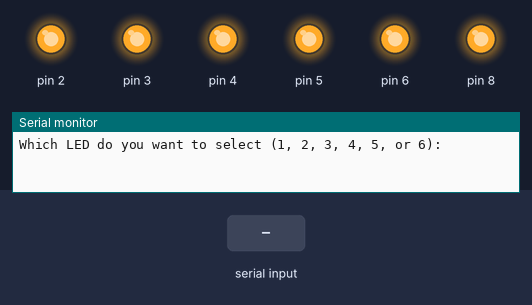
A sketch run on a simulated Arduino Uno, built with avr-gcc and run on an emulated ATmega328P. On the bench: output pins drawn as LEDs (lit = HIGH), the last lines printed to the serial monitor. The test bench sets the inputs (shaded band).

Above: at 1.2 s.
1.3 s: "1,90\n" received over Serial
At 2.55 s:
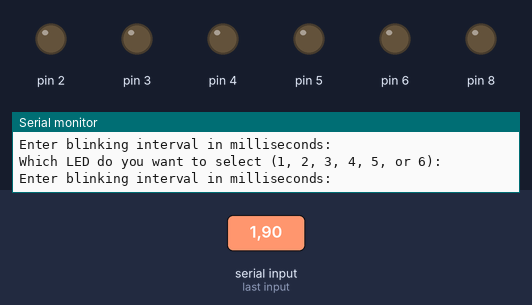
At 3.09 s:
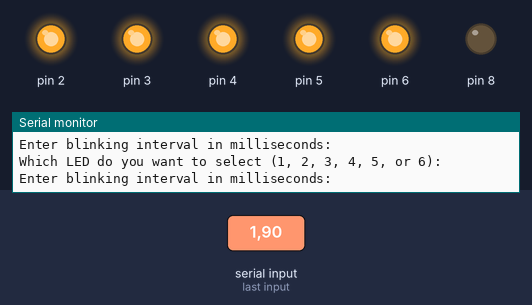
Timing chart, 0 to 10.3 s (numbered marks = the images above; inputs shaded):
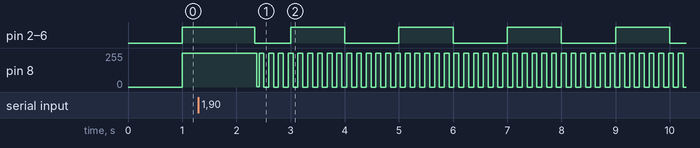

The sketch:

led_taskManager.ino
```cpp
#include <millisDelay.h>//library with millisDelay objects

#define numLEDs 13 //number of LEDs that we want to blink (programmer can adjust this)
#define def 1000 //default delay time

//pin number for LEDs
#define LED1 8
#define LED2 2
#define LED3 3
#define LED4 4
#define LED5 5
#define LED6 6
//can add more (up to 13). I only plan on using 6

bool ledSelection = true;
bool intervalSelection = false;
int ledNum = 0; //use to store which led user selects.
int intervalInput = def; //used to store interval that the user enters


struct struct_led {
  bool isOn = false;
  uint8_t pinNumber;
  unsigned long delayInterval = 0;
  //millisDelay object which will be used to control and check the condition of led timer
  millisDelay delay;
};

//container to hold our LEDs
struct struct_led ledContainer[numLEDs];
//intializing our task queue
void (*taskQueue[8])(); //array of function pointers. only have 7 tasks to do (blink leds and user input)
//last index of taskQueue will be null

//******function prototypes*****
void blinkLED(int ledNumber);
int getLED();
int getInterval();
void initiate(int ledIndex, int pinNum);//used to initialize led values

//task
void taskBlink1();
void taskBlink2();
void taskBlink3();
void taskBlink4();
void taskBlink5();
void taskBlink6();
void taskQuery();
//*****************************

void setup() {
  Serial.begin(9600);

  //initializes our 6 LEDs
  initiate(0, LED1);
  initiate(1, LED2);
  initiate(2, LED3);
  initiate(3, LED4);
  initiate(4, LED5);
  initiate(5, LED6);

  //assigning function to the taskqueue
  taskQueue[0] = taskQuery;
  taskQueue[1] = taskBlink1;
  taskQueue[2] = taskBlink2;
  taskQueue[3] = taskBlink3;
  taskQueue[4] = taskBlink4;
  taskQueue[5] = taskBlink5;
  taskQueue[6] = taskBlink6;
  taskQueue[7] = NULL;

  //program starts
  Serial.println("Which LED do you want to select (1, 2, 3, 4, 5, or 6): ");

}

void loop() {

  int index = 0;
  while(taskQueue[index] != NULL){
    (*taskQueue[index++])(); //note that we're using the postfix version of '++'
  }

}

void taskQuery(){//task wrapper for user input

  if (ledSelection){
    ledNum = getLED();

    if (ledNum != -1){//means user made a selection (keep in mind user input could be invalid. blink functions don't care!)

      //next we need to ask user for interval time so we set the following flag to true
      ledSelection = false;
      intervalSelection = true;
      Serial.println("Enter blinking interval in milliseconds: ");

    }

  } else if(intervalSelection){
    intervalInput = getInterval();

    if (intervalInput != -1){//only proceeds to next state if user has entered a delay time

      //we've gotten our delay time and can succesfully change the blink interval of the led denoted by the variable led num
      //so we restart the whole process by setting the ledSelection flag to true and the interval selection flag to false
      //so that the user can select another LED
      intervalSelection = false;
      ledSelection = true;

      Serial.println("Which LED do you want to select (1, 2, 3, 4, 5, or 6): ");

    }
  }

}

void taskBlink1() {blinkLED(1);} //led at index 0
void taskBlink2() {blinkLED(2);} //led at index 1
void taskBlink3() {blinkLED(3);} //led at index 2
void taskBlink4() {blinkLED(4);} //led at index 3
void taskBlink5() {blinkLED(5);} //led at index 4
void taskBlink6() {blinkLED(6);} //led at index 5

void blinkLED(int ledNumber){

  //***************IMPORTANT!*******************
  //it should be noted that the index of the leds in ledContainer is 1 less the pin value
  //for example led 6 refers to the led at index 5 of the ledContainer
  //if this is not the case then expect unexpected behavior

  //ledNumber is name of Parameter
  //ledNum is global variable that stores user's LED selection
  int index = ledNumber - 1;
  int actualSelection = ledNum - 1; //same as the reason mentioned above

  //checks if timer has ended
  if (ledContainer[index].delay.justFinished()){

    ledContainer[index].delay.repeat(); //resets the timer

    //toggles the led
    ledContainer[index].isOn = !ledContainer[index].isOn;
    if (ledContainer[index].isOn == true){
      digitalWrite(ledContainer[index].pinNumber, HIGH);
    } else {
      digitalWrite(ledContainer[index].pinNumber, LOW);
    }

  }

  //checks if user selected this led
  if (index == actualSelection){ //same as if ledNumber == ledNum
    //checks if interval time is valid
    if (intervalInput >= 0){

      //sets new blink interval timer
      ledContainer[index].delay.finish();//forces timer to end
      ledContainer[index].delayInterval = intervalInput; //the delayInterval isn't actually necessary since the millisDelay object does all the heavy work
      ledContainer[index].delay.start(intervalInput); //sets a new timer

      //makes intervalInput an invalid value
      intervalInput = -1;
    }
  }


}

int getLED(){
  if (Serial.available() != 0){//means user entered a value onto the serial monitor
    return Serial.parseInt();
  } else {
    return -1;
  }
}

int getInterval(){
  if (Serial.available() != 0){//means user has entered a value onto the serial monitor
    return Serial.parseInt();
  } else {
    return -1;
  }
}

void initiate(int ledIndex, int pinNum){//only meant to be called in setup function

  /*initializes the led object in the ledContainer at the given index to the given
  pin number and starts the blink timer. LED timer is set to the deault interval value
  and LED starts off in an off state.
  */

  ledContainer[ledIndex].delayInterval = def;
  ledContainer[ledIndex].isOn = false;
  ledContainer[ledIndex].pinNumber = pinNum;

  pinMode(ledContainer[ledIndex].pinNumber, OUTPUT);
  digitalWrite(ledContainer[ledIndex].pinNumber, LOW);

  ledContainer[ledIndex].delay.start(def);
}
```

Measured:
- by itself, pin 2–6: repeats every 2.0 s: HIGH 1.0 s, LOW 1.0 s
- by itself, pin 8: repeats every 0.18 s: 255/255 0.09 s, 0/255 0.09 s
